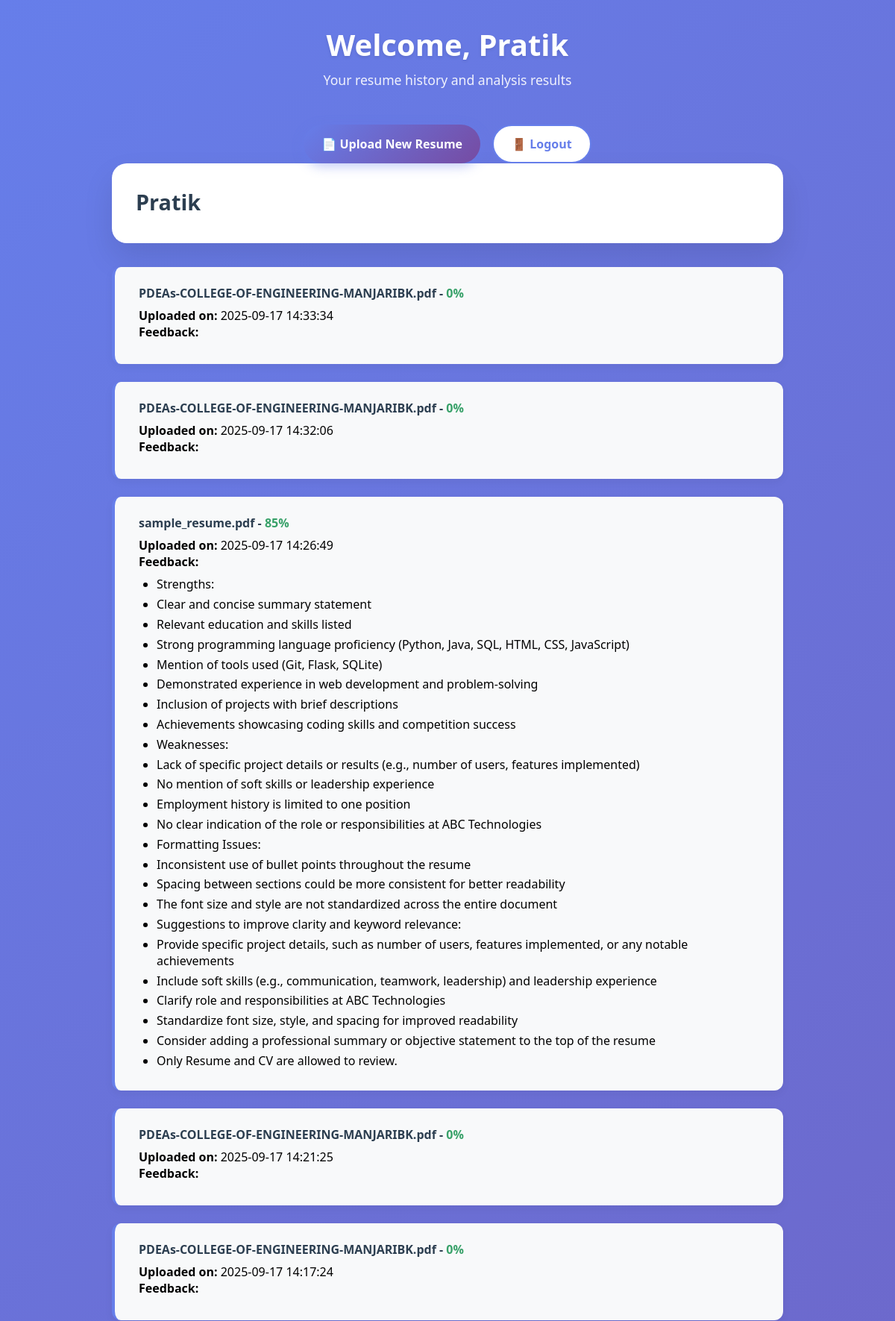
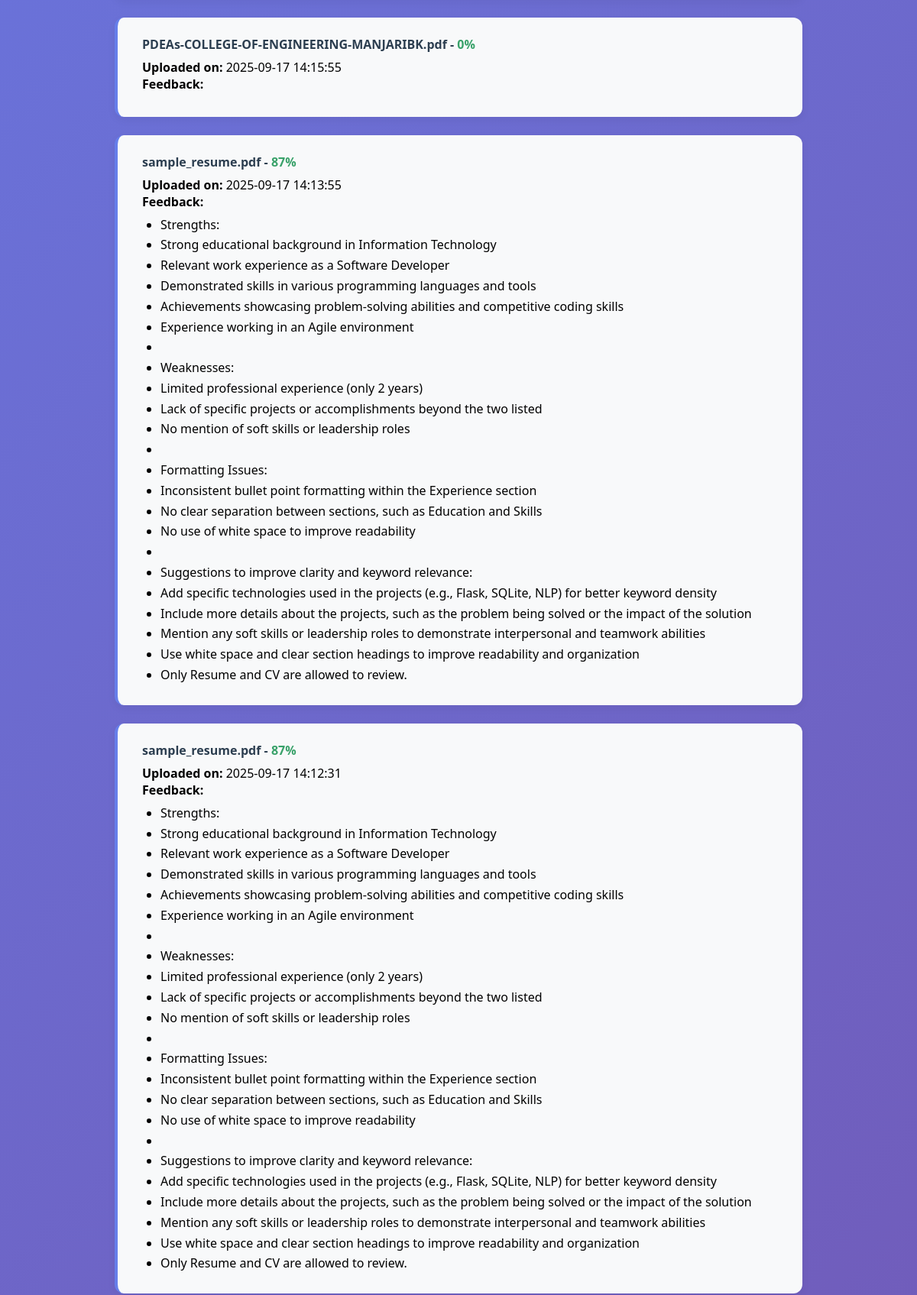
Screenshot of /profile (signed in, upper part) with the database file from the repository (2 pictures, top to bottom).
### tables this page shows
CREATE TABLE resumes (
    id INTEGER PRIMARY KEY AUTOINCREMENT,
    filename TEXT,
    content TEXT,
    score TEXT,
    feedback TEXT,
    timestamp DATETIME DEFAULT CURRENT_TIMESTAMP,
    user_id INTEGER,
    FOREIGN KEY (user_id) REFERENCES users(id)
);

### app.py (the view)
@app.route('/profile')
def profile():
    if 'user_id' not in session:
        flash("Please login to view profile.")
        return redirect(url_for('login'))
    username = session.get('username')
    conn = sqlite3.connect('database.db')
    c = conn.cursor()
    c.execute('''
        SELECT filename, score, feedback, timestamp
        FROM resumes
        WHERE user_id = ?
        ORDER BY timestamp DESC
    ''', (session['user_id'],))
    rows = c.fetchall()
    conn.close()
    resumes = []
    for row in rows:
        filename, score, feedback_json, timestamp = row
        try:
            feedback = json.loads(feedback_json) if feedback_json else {}
        except json.JSONDecodeError:
            feedback = {}  # fallback if JSON is empty or invalid
        resumes.append({
            "filename": filename,
            "score": score,
            "feedback": feedback,
            "timestamp": timestamp
        })
    return render_template('profile.html', username=username, resumes=resumes)

### templates/profile.html (shortened to what this page needs)
<!DOCTYPE html>
<html lang="en">
<head>
</head>
<body>
  <div class="container">
    <div class="header">
      <h1>Welcome, {{ username }}</h1>
      <p>Your resume history and analysis results</p>
    </div>
    <div class="action-buttons">
      <a href="{{ url_for('index') }}" class="btn btn-primary">📄 Upload New Resume</a>
      <a href="{{ url_for('logout') }}" class="btn btn-secondary">🚪 Logout</a>
    </div>
    <div class="profile-card">
      <div class="profile-info">
        <h2>{{ username }}</h2>
      </div>
    </div>
    <div class="resume-history">
      {% for resume in resumes %}
        <div class="history-card">
          <h4>{{ resume.filename }} - <span class="score">{{ resume.score }}%</span></h4>
          <p><strong>Uploaded on:</strong> {{ resume.timestamp }}</p>
          <div>
            <strong>Feedback:</strong>
            <ul>
              {% for section, points in resume.feedback.items() %}
                {% for pt in points %}
                  <li>{{ pt }}</li>
                {% endfor %}
              {% endfor %}
            </ul>
          </div>
        </div>
      {% else %}
        <p style="text-align:center; color:#495057;">No resumes uploaded yet.</p>
      {% endfor %}
    </div>
  </div>
</body>
</html>

### templates/profile.html (style rules this page uses)
* { margin: 0; padding: 0; box-sizing: border-box; }
body { font-family: 'Segoe UI', Tahoma, Geneva, Verdana, sans-serif; background: linear-gradient(135deg, #667eea 0%, #764ba2 100%); min-height: 100vh; padding: 2rem 1rem; }
.container { max-width: 900px; margin: 0 auto; }
.header { text-align: center; margin-bottom: 3rem; color: #fff; }
.header h1 { font-size: 2.5rem; font-weight: 700; margin-bottom: 0.5rem; text-shadow: 0 2px 4px rgba(0,0,0,0.1); }
.header p { font-size: 1.1rem; opacity: 0.9; }
.profile-card { background: #fff; border-radius: 20px; padding: 2rem; margin-bottom: 2rem; box-shadow: 0 20px 40px rgba(0,0,0,0.1); display: flex; align-items: center; gap: 1.5rem; }
.profile-info h2 { font-size: 1.8rem; color: #2c3e50; margin-bottom: 0.3rem; }
.resume-history { margin-top: 2rem; }
.history-card { background: #f8f9fa; padding: 1.5rem 2rem; border-radius: 12px; margin-bottom: 1.5rem; border-left: 4px solid #667eea; box-shadow: 0 4px 12px rgba(0,0,0,0.05); }
.history-card h4 { margin-bottom: 0.5rem; color: #2c3e50; }
.history-card .score { font-weight: 700; color: #38a169; }
.history-card ul { padding-left: 1.5rem; margin-top: 0.5rem; }
.history-card li { margin-bottom: 0.3rem; }
.action-buttons { margin-top: 2rem; display: flex; flex-wrap: wrap; gap: 1rem; justify-content: center; }
.btn { padding: 0.8rem 1.5rem; border-radius: 50px; font-size: 1rem; font-weight: 600; text-decoration: none; cursor: pointer; display: inline-flex; align-items: center; gap: 0.5rem; transition: all 0.3s ease; }
.btn-primary { background: linear-gradient(135deg, #667eea 0%, #764ba2 100%); color: #fff; box-shadow: 0 4px 15px rgba(102,126,234,0.4); }
.btn-secondary { background: #fff; color: #667eea; border: 2px solid #667eea; }

### rows the page displays
resumes: filename "PDEAs-COLLEGE-OF-ENGINEERING-MANJARIBK.pdf", score "0", timestamp "2025-09-17 14:33:34"
resumes: filename "PDEAs-COLLEGE-OF-ENGINEERING-MANJARIBK.pdf", score "0", timestamp "2025-09-17 14:32:06"
resumes: filename "sample_resume.pdf", score "85", timestamp "2025-09-17 14:26:49", points "Strengths:" "Clear and concise summary statement" "Relevant education and skills listed" "Strong programming language proficiency (Python, Java, SQL, HTML, CSS, JavaScript)" "Mention of tools used (Git, Flask, SQLite)" "Demonstrated experience in web development and problem-solving" "Inclusion of projects with brief descriptions" "Achievements showcasing coding skills and competition success" "Weaknesses:" "Lack of specific project details or results (e.g., number of users, features implemented)" "No mention of soft skills or leadership experience" "Employment history is limited to one position" "No clear indication of the role or responsibilities at ABC Technologies" "Formatting Issues:" "Inconsistent use of bullet points throughout the resume" "Spacing between sections could be more consistent for better readability" "The font size and style are not standardized across the entire document" "Suggestions to improve clarity and keyword relevance:" "Provide specific project details, such as number of users, features implemented, or any notable achievements" "Include soft skills (e.g., communication, teamwork, leadership) and leadership experience" "Clarify role and responsibilities at ABC Technologies" "Standardize font size, style, and spacing for improved readability" "Consider adding a professional summary or objective statement to the top of the resume" "Only Resume and CV are allowed to review."
resumes: filename "PDEAs-COLLEGE-OF-ENGINEERING-MANJARIBK.pdf", score "0", timestamp "2025-09-17 14:21:25"
resumes: filename "PDEAs-COLLEGE-OF-ENGINEERING-MANJARIBK.pdf", score "0", timestamp "2025-09-17 14:17:24"
resumes: filename "PDEAs-COLLEGE-OF-ENGINEERING-MANJARIBK.pdf", score "0", timestamp "2025-09-17 14:15:55"
resumes: filename "sample_resume.pdf", score "87", timestamp "2025-09-17 14:13:55", points "Strengths:" "Strong educational background in Information Technology" "Relevant work experience as a Software Developer" "Demonstrated skills in various programming languages and tools" "Achievements showcasing problem-solving abilities and competitive coding skills" "Experience working in an Agile environment" "Weaknesses:" "Limited professional experience (only 2 years)" "Lack of specific projects or accomplishments beyond the two listed" "No mention of soft skills or leadership roles" "Formatting Issues:" "Inconsistent bullet point formatting within the Experience section" "No clear separation between sections, such as Education and Skills" "No use of white space to improve readability" "Suggestions to improve clarity and keyword relevance:" "Add specific technologies used in the projects (e.g., Flask, SQLite, NLP) for better keyword density" "Include more details about the projects, such as the problem being solved or the impact of the solution" "Mention any soft skills or leadership roles to demonstrate interpersonal and teamwork abilities" "Use white space and clear section headings to improve readability and organization" "Only Resume and CV are allowed to review."
resumes: filename "sample_resume.pdf", score "87", timestamp "2025-09-17 14:12:31", points "Strengths:" "Strong educational background in Information Technology" "Relevant work experience as a Software Developer" "Demonstrated skills in various programming languages and tools" "Achievements showcasing problem-solving abilities and competitive coding skills" "Experience working in an Agile environment" "Weaknesses:" "Limited professional experience (only 2 years)" "Lack of specific projects or accomplishments beyond the two listed" "No mention of soft skills or leadership roles" "Formatting Issues:" "Inconsistent bullet point formatting within the Experience section" "No clear separation between sections, such as Education and Skills" "No use of white space to improve readability" "Suggestions to improve clarity and keyword relevance:" "Add specific technologies used in the projects (e.g., Flask, SQLite, NLP) for better keyword density" "Include more details about the projects, such as the problem being solved or the impact of the solution" "Mention any soft skills or leadership roles to demonstrate interpersonal and teamwork abilities" "Use white space and clear section headings to improve readability and organization" "Only Resume and CV are allowed to review."

### other values shown
{{ username }} "Pratik"
